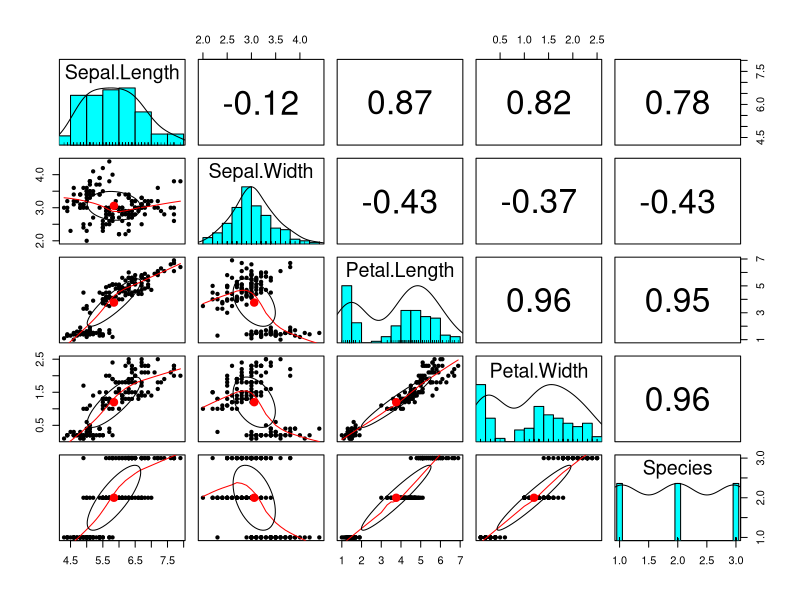
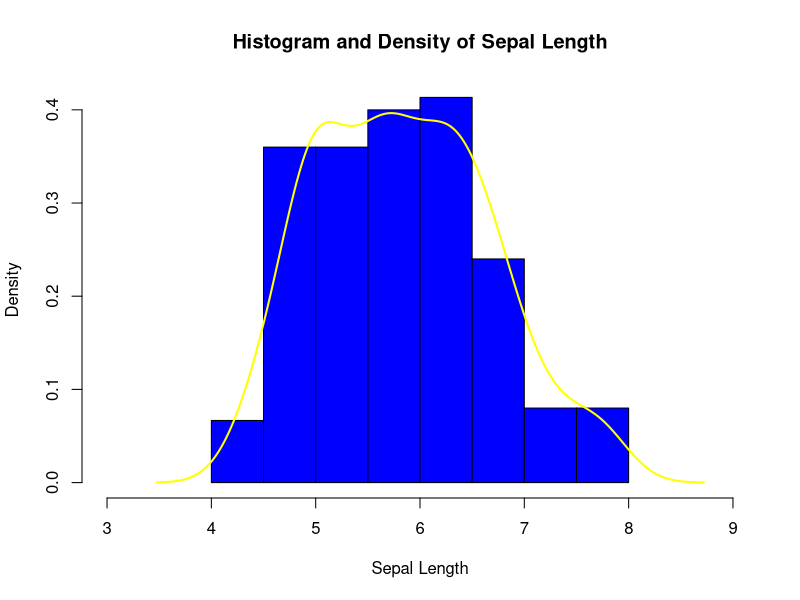
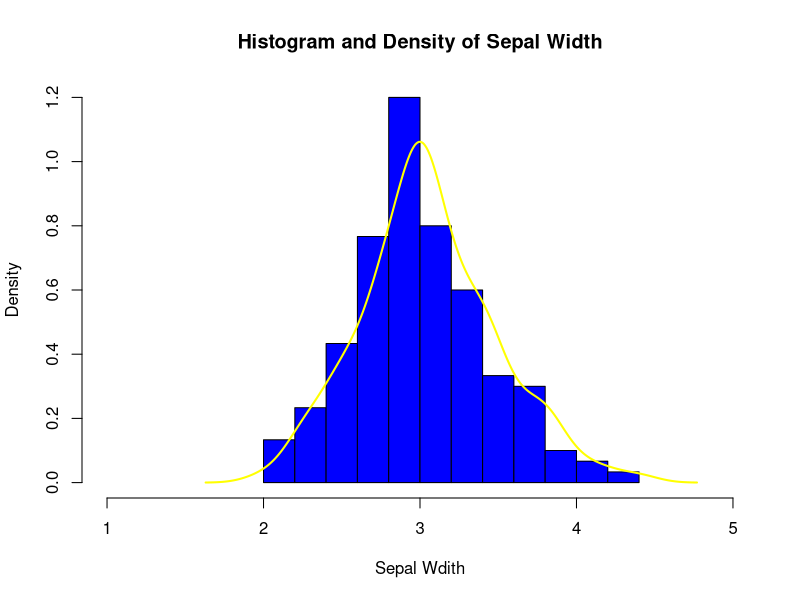
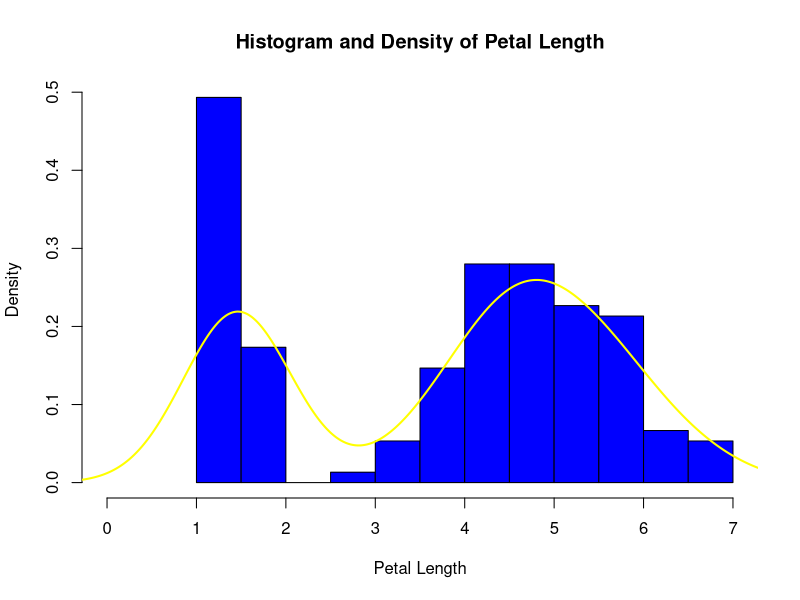
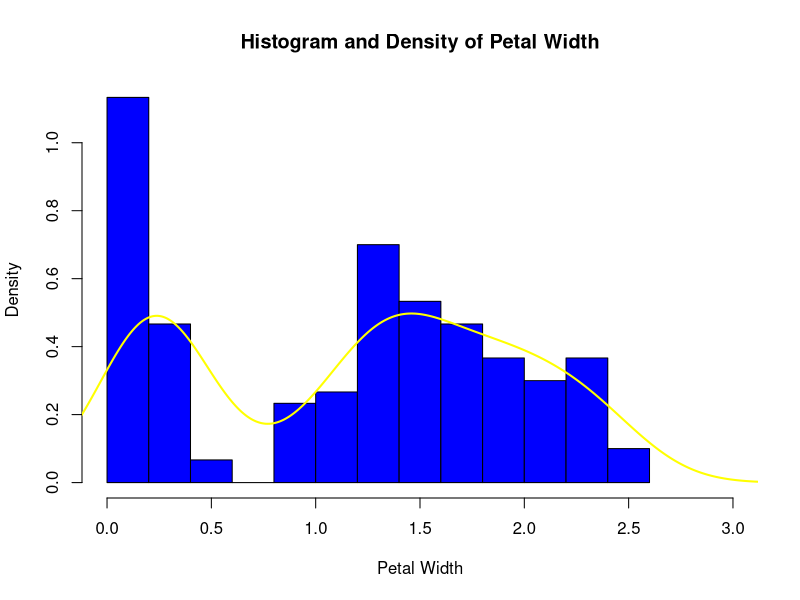
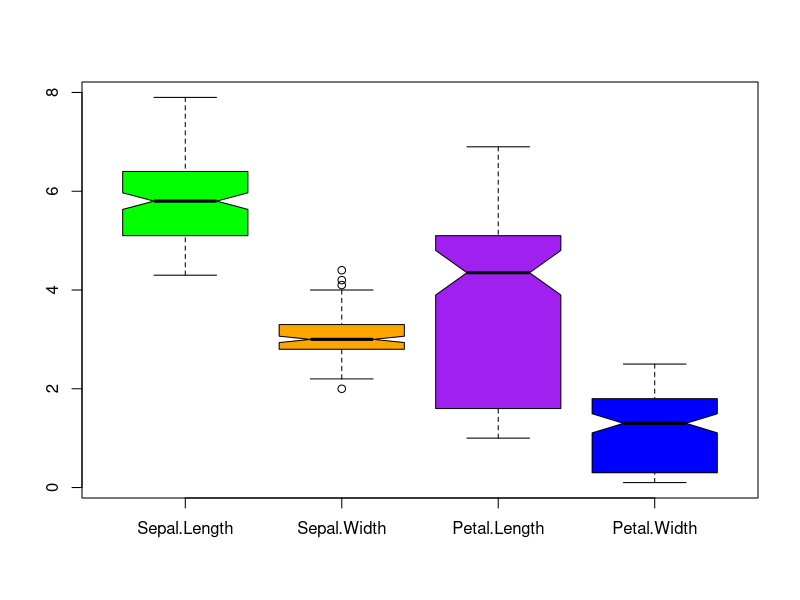
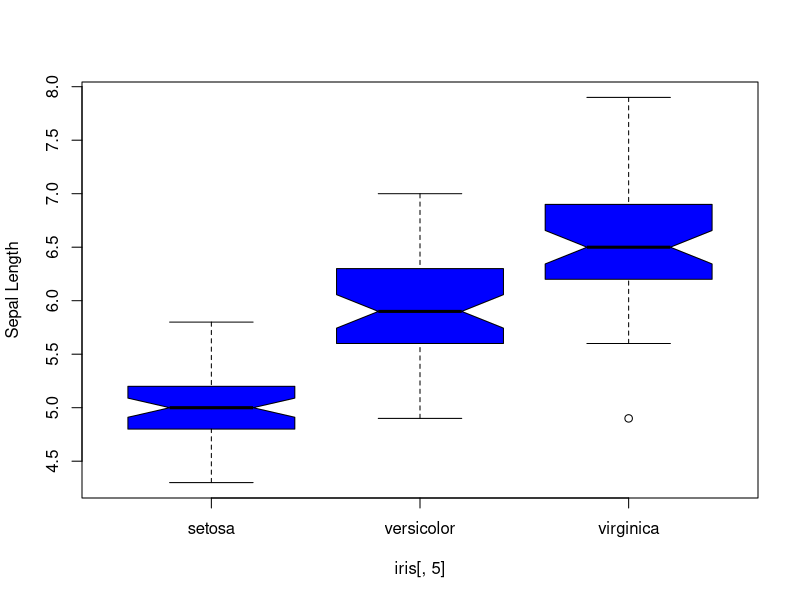
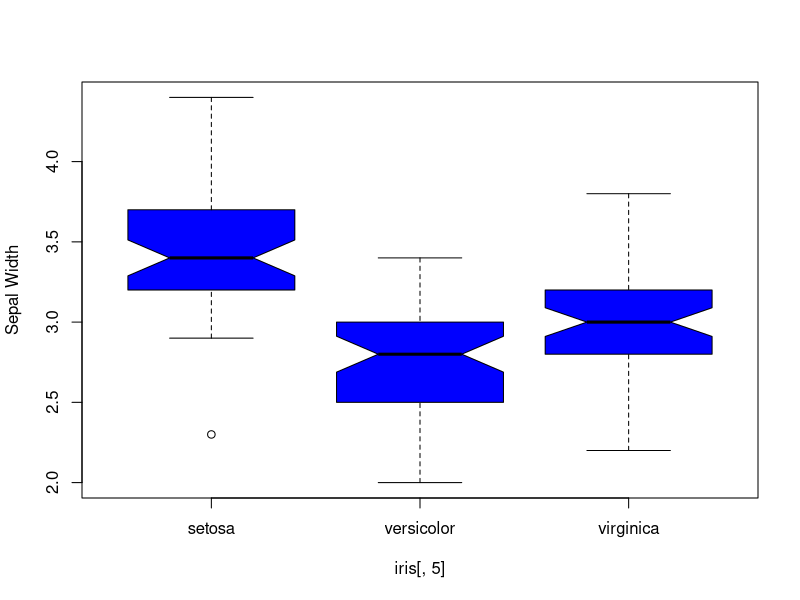

Source code (R) for these figures, in order: (Note: this script raises an error after producing the figures.)
#####MACY#####

#Part I: Exploratory Data Analysis
summary(iris)
str(iris)
aggregate(.~Species, iris, mean)
library(psych)
pairs.panels(iris)

#Histograms of sepal and petal info, default breaks hide some games
hist(iris$Sepal.Length, prob=T, col="blue", breaks=10, main="Histogram and Density of Sepal Length", xlim=c(3,9), xlab="Sepal Length")
lines(density(iris$Sepal.Length), col="yellow", lwd=2)
hist(iris$Sepal.Width, prob=T, col="blue", breaks=10, main="Histogram and Density of Sepal Width", xlim=c(1,5), xlab="Sepal Wdith") #has the most normal distribution
lines(density(iris$Sepal.Width), col="yellow", lwd=2)
hist(iris$Petal.Length, prob=T, col="blue", breaks=10, main="Histogram and Density of Petal Length", xlim=c(0,7), xlab="Petal Length")
lines(density(iris$Petal.Length), col="yellow", lwd=2)
hist(iris$Petal.Width, prob=T, col="blue", breaks=10, main="Histogram and Density of Petal Width", xlim=c(0,3), xlab="Petal Width")
lines(density(iris$Petal.Width), col="yellow", lwd=2)

boxplot(iris[,1:4], notch=T, col=c("green", "orange", "purple", "blue"))
boxplot(iris[,1]~iris[,5], notch=T, ylab="Sepal Length", col="blue")
boxplot(iris[,2]~iris[,5], notch=T, ylab="Sepal Width", col="blue")
boxplot(iris[,3]~iris[,5], notch=T, ylab="Petal Length", col="green")
boxplot(iris[,4]~iris[,5], notch=T, ylab="Petal Width", col="purple")

ggplot(iris, aes(x=iris$Sepal.Length, y=iris$Sepal.Width, color=iris$Species)) + geom_point()
ggplot(iris, aes(x=iris$Petal.Length, y=iris$Petal.Width, color=iris$Species)) + geom_point()

#Sepal Length vs Width, No correlation Adj-R=0.005
sepal<-lm(iris$sepal_width~iris$sepal_length)
summary(sepal)
plot(iris$sepal_length, iris$sepal_width)
abline(sepal, col="red")

#Petal Length vs Width, stronger relationship Adj-R=0.9264
Petal<-lm(iris$Petal.Width~iris$Petal.Length)
plot(iris$Petal.Length, iris$Petal.Width)
abline(Petal, col="purple")
summary(Petal)


#Part II: Surpervised Learning

setosa<- rbind(iris[iris$Species=="setosa",])
versicolor<- rbind(iris[iris$Species=="versicolor",])
virginica<- rbind(iris[iris$Species=="virginica",])
ind<- 1:30
iris_train<- rbind(setosa[ind,], versicolor[ind,], virginica[ind,])
iris_test<- rbind(setosa[-ind,], versicolor[-ind,], virginica[-ind,])

install.packages("class")
library(class)
knn_iris <- knn(train = iris_train[, -5], test = iris_test[, -5], cl=iris_train[,5], k=8)
knn_iris

#k=70
table(iris_test[,5], knn_iris, dnn = c("True", "Predicted"))
sum(iris_test[,5] != knn_iris)

#KUNAL#

#iris dataset
head(iris)
dim(iris)
summary(iris)

# mean,median,variance
aggregate(.~Species,iris,mean)
aggregate(.~Species,iris,median)
var(iris$Sepal.Length)

#histogram

hist(iris$Petal.Width, prob=T, col="blue", breaks=10, main="Histogram and Density of Petal Width", xlim=c(0,3), xlab="Petal Width")
lines(density(iris$Petal.Width), col="red", lwd=2)

# scatter plot
library(ggplot2)
qplot(Sepal.Length, Sepal.Width, colour = Species, data = iris)
qplot(Petal.Length, Petal.Width, colour = Species, data = iris)

#knn 
set.seed(12825368)
iris_sample <- sample(x = nrow(iris), size = nrow(iris)*0.80)
iris_train <- iris[iris_sample,]
iris_test <- iris[-iris_sample,]

install.packages("class")
knn_iris <- knn(train = iris_train[, -5], test = iris_test[, -5], cl=iris_train[,5], k=11)
knn_iris
#prediction
table(iris_test[,5], knn_iris, dnn = c("Actual", "Predicted"))



# K means
install.packages("fpc")
library(fpc)

fit <- kmeans(iris[,1:4], 3)
plotcluster(iris[,1:4], fit$cluster)
fit <- kmeans(iris[,1:4], 5)
plotcluster(iris[,1:4], fit$cluster)

fit <- kmeans(iris[,1:4], 7)
plotcluster(iris[,1:4], fit$cluster)

# hiearchical clustering
hc_result <- hclust(dist(iris[,1:4]))
plot(hc_result)
#Cut Dendrogram into 3 Clusters
rect.hclust(hc_result, k=3)
rect.hclust(hc_result, k=5)
rect.hclust(hc_result, k=7)
